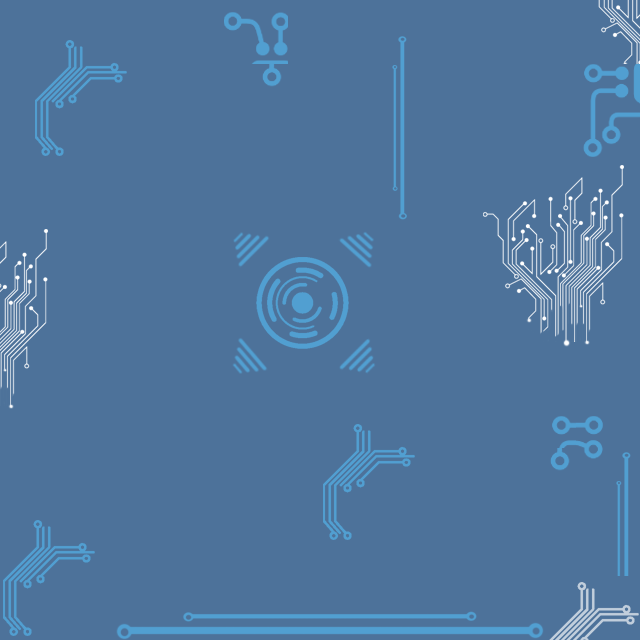

A 2D game scene composited from a Tiled map and its tileset images. What follows is a short description and the map's XML, with each tile layer's data collapsed to a summary:
An orthogonal 20x20 tile map with 32x32 px tiles, 1 tile layer (Tile Layer 1), 2 tilesets and 8 objects.

<map version="1.0" orientation="orthogonal" renderorder="right-down" width="20" height="20" tilewidth="32" tileheight="32" nextobjectid="75">
 <tileset firstgid="1" name="root-runner-bg" tilewidth="32" tileheight="32">
  <image source="gfx/circuit-board.png" width="800" height="400" />
 </tileset>
 <tileset firstgid="301" name="file-icons" tilewidth="64" tileheight="64">
  <image source="gfx/file-icons.png" width="800" height="400" />
 </tileset>
 <layer name="Tile Layer 1" width="20" height="20">
  <data>[400 cells, 400 non-empty, 131 distinct tile ids]</data>
 </layer>
 <objectgroup name="Object Layer 1">
  <object id="44" gid="301" x="103" y="222" />
  <object id="45" gid="303" x="461" y="79" />
  <object id="46" gid="315" x="441" y="542" />
  <object id="47" gid="317" x="120" y="536" />
  <object id="66" gid="305" x="46" y="638" />
  <object id="67" gid="316" x="393" y="325" />
  <object id="68" gid="304" x="220" y="504" />
  <object id="74" gid="302" x="6" y="69" />
 </objectgroup>
</map>